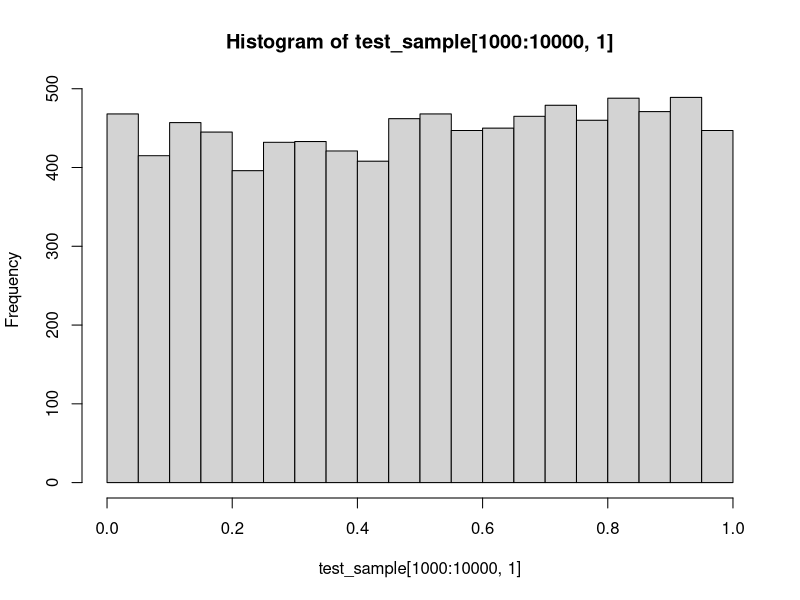

Generate this figure with R:
## This script illustrates the Metropolis-Hastings algorithm for
## approximating the posterior distribution of the time of infection
## in a simple SIS model
## Author: Vladimir N. Minin
## last update: 07/11/2018

sis_log_like = function(inf_time, inf_rate, clear_rate, total_time){
 return(log(inf_rate) - inf_rate*inf_time - clear_rate*(total_time-inf_time))
}

sis_proposal = function(cur_inf_time, total_time, win_half_len){
   
  new_inf_time = cur_inf_time + runif(1,-win_half_len, win_half_len)
   
  if (new_inf_time < 0){
     new_inf_time = - new_inf_time
  }else{
    if (new_inf_time > total_time){
      new_inf_time = 2*total_time - new_inf_time 
    }
  }
   
  return(new_inf_time)
}


inf_time_mcmc = function(start_inf_time, inf_rate, clear_rate, total_time, win_half_len, chain_len){
  
  result_mat = matrix(0, chain_len, 3)
  colnames(result_mat) = c("inf_time", "log_like", "acc_ind")
  
  cur_inf_time= start_inf_time
  result_mat[1,1] = start_inf_time
  result_mat[1,2] = sis_log_like(start_inf_time, inf_rate, clear_rate, total_time)
  
  for (i in 2:chain_len){
    prop_inf_time = sis_proposal(cur_inf_time, total_time, win_half_len)
    
    mh_log_ratio = sis_log_like(prop_inf_time, inf_rate, clear_rate, total_time) - 
      sis_log_like(cur_inf_time, inf_rate, clear_rate, total_time)
    
    
    if (log(runif(1)) < mh_log_ratio){
      result_mat[i,1] = prop_inf_time
      result_mat[i,2] = sis_log_like(prop_inf_time, inf_rate, clear_rate, total_time)
      result_mat[i,3] = 1
      
      cur_inf_time = prop_inf_time
    }else{
      result_mat[i,1] = cur_inf_time
      result_mat[i,2] = sis_log_like(cur_inf_time, inf_rate, clear_rate, total_time)
    }
  }
  
  return(result_mat)
}

## run the above functions

test_sample = inf_time_mcmc(start_inf_time=0.1, inf_rate=0.1, clear_rate=0.2, total_time=1.0, win_half_len=0.2, chain_len=10000)

summary(test_sample[1000:10000,])

hist(test_sample[1000:10000,1])
